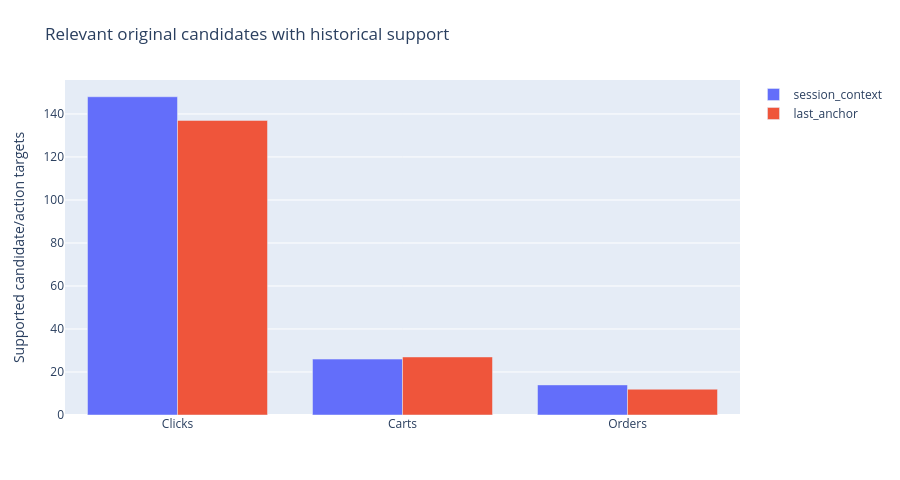

Notebook code cell kept with this figure:
### Markdown cell above
## 3 · Baseline-positive support differs

### Code cell
f=go.Figure()
for arm in ['session_context','last_anchor']:
    f.add_trace(go.Bar(name=arm,x=['Clicks','Carts','Orders'],y=audit['arms'][arm]['supported_baseline_positive_items']))
f.update_layout(title='Relevant original candidates with historical support',barmode='group',yaxis_title='Supported candidate/action targets');emit(f)

### Figure 1 — Plotly figure (JSON) as saved in the notebook; plotly's stock layout.template omitted (floating-point values rounded to 4 significant figures)
{"data": [{"name": "session_context", "type": "bar", "x": ["Clicks", "Carts", "Orders"], "y": [148, 26, 14]}, {"name": "last_anchor", "type": "bar", "x": ["Clicks", "Carts", "Orders"], "y": [137, 27, 12]}], "layout": {"barmode": "group", "height": 480, "margin": {"b": 65, "l": 65, "r": 35, "t": 80}, "title": {"text": "Relevant original candidates with historical support"}, "yaxis": {"title": {"text": "Supported candidate/action targets"}}}}
